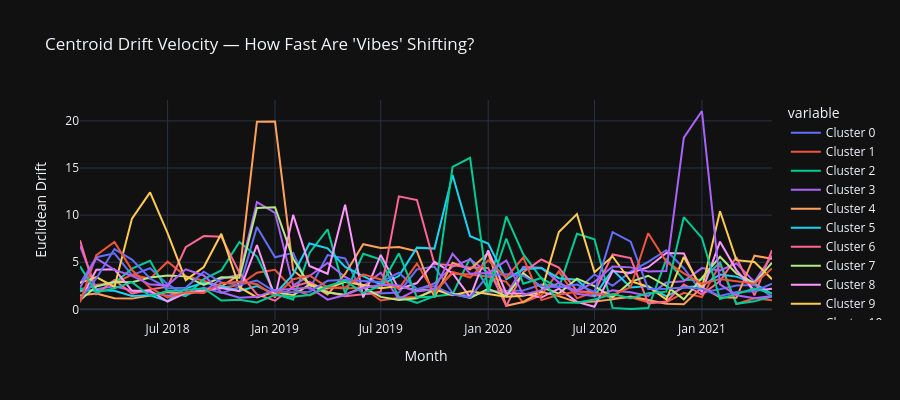

Notebook code for this chart:
### Code cell
# Centroid drift over time — how fast are cluster identities changing?
if timeline.drift_velocities:
    drift_df = pd.DataFrame(timeline.drift_velocities).T
    drift_df.columns = [f"Cluster {i}" for i in range(drift_df.shape[1])]

    fig = px.line(
        drift_df,
        title="Centroid Drift Velocity — How Fast Are 'Vibes' Shifting?",
        labels={"value": "Euclidean Drift", "index": "Month"},
        template="plotly_dark",
        height=400,
    )
    fig.show()

### Figure 1 — Plotly figure (JSON) as saved in the notebook; plotly's stock layout.template omitted (floating-point values rounded to 4 significant figures)
{"data": [{"hovertemplate": "variable=Cluster 0<br>Month=%{x}<br>Euclidean Drift=%{y}<extra></extra>", "legendgroup": "Cluster 0", "line": {"color": "#636efa", "dash": "solid"}, "marker": {"symbol": "circle"}, "mode": "lines", "name": "Cluster 0", "orientation": "v", "showlegend": true, "type": "scatter", "x": ["2018-02", "2018-03", "2018-04", "2018-05", "2018-06", "2018-07", "2018-08", "2018-09", "2018-10", "2018-11", "2018-12", "2019-01", "2019-02", "2019-03", "2019-04", "2019-05", "2019-06", "2019-07", "2019-08", "2019-09", "2019-10", "2019-11", "2019-12", "2020-01", "2020-02", "2020-03", "2020-04", "2020-05", "2020-06", "2020-07", "2020-08", "2020-09", "2020-10", "2020-11", "2020-12", "2021-01", "2021-02", "2021-03", "2021-04", "2021-05"], "xaxis": "x", "y": [2.722, 5.531, 5.949, 3.629, 4.368, 2.679, 1.448, 2.301, 1.748, 2.353, 8.752, 5.532, 6.001, 2.136, 5.762, 5.407, 1.61, 1.717, 1.794, 4.238, 4.536, 1.693, 1.422, 1.89, 1.971, 1.997, 2.632, 2.427, 2.033, 3.708, 2.491, 4.004, 5.041, 6.274, 4.363, 1.792, 2.129, 2.521, 2.597, 1.341], "yaxis": "y"}, {"hovertemplate": "variable=Cluster 1<br>Month=%{x}<br>Euclidean Drift=%{y}<extra></extra>", "legendgroup": "Cluster 1", "line": {"color": "#EF553B", "dash": "solid"}, "marker": {"symbol": "circle"}, "mode": "lines", "name": "Cluster 1", "orientation": "v", "showlegend": true, "type": "scatter", "x": ["2018-02", "2018-03", "2018-04", "2018-05", "2018-06", "2018-07", "2018-08", "2018-09", "2018-10", "2018-11", "2018-12", "2019-01", "2019-02", "2019-03", "2019-04", "2019-05", "2019-06", "2019-07", "2019-08", "2019-09", "2019-10", "2019-11", "2019-12", "2020-01", "2020-02", "2020-03", "2020-04", "2020-05", "2020-06", "2020-07", "2020-08", "2020-09", "2020-10", "2020-11", "2020-12", "2021-01", "2021-02", "2021-03", "2021-04", "2021-05"], "xaxis": "x", "y": [1.891, 2.602, 2.754, 3.684, 3.257, 5.06, 3.528, 3.042, 2.28, 2.587, 3.884, 4.196, 2.128, 1.487, 2.341, 2.21, 2.33, 0.944, 1.243, 1.322, 1.954, 3.819, 3.688, 3.457, 2.924, 0.723, 1.5, 4.036, 1.165, 1.863, 1.174, 1.291, 0.7667, 0.7611, 1.751, 1.295, 4.793, 0.5747, 1.184, 0.9625], "yaxis": "y"}, {"hovertemplate": "variable=Cluster 2<br>Month=%{x}<br>Euclidean Drift=%{y}<extra></extra>", "legendgroup": "Cluster 2", "line": {"color": "#00cc96", "dash": "solid"}, "marker": {"symbol": "circle"}, "mode": "lines", "name": "Cluster 2", "orientation": "v", "showlegend": true, "type": "scatter", "x": ["2018-02", "2018-03", "2018-04", "2018-05", "2018-06", "2018-07", "2018-08", "2018-09", "2018-10", "2018-11", "2018-12", "2019-01", "2019-02", "2019-03", "2019-04", "2019-05", "2019-06", "2019-07", "2019-08", "2019-09", "2019-10", "2019-11", "2019-12", "2020-01", "2020-02", "2020-03", "2020-04", "2020-05", "2020-06", "2020-07", "2020-08", "2020-09", "2020-10", "2020-11", "2020-12", "2021-01", "2021-02", "2021-03", "2021-04", "2021-05"], "xaxis": "x", "y": [2.147, 2.466, 2.798, 4.325, 5.158, 1.864, 1.408, 3.202, 4.129, 7.159, 5.606, 1.616, 1.053, 5.981, 8.499, 1.698, 5.902, 5.281, 1.327, 0.6954, 1.404, 1.603, 5.435, 2.167, 9.865, 5.854, 3.302, 2.274, 8.032, 7.434, 0.1584, 0.03943, 0.1332, 5.312, 3.13, 3.178, 4.975, 0.5864, 0.8512, 1.379], "yaxis": "y"}, {"hovertemplate": "variable=Cluster 3<br>Month=%{x}<br>Euclidean Drift=%{y}<extra></extra>", "legendgroup": "Cluster 3", "line": {"color": "#ab63fa", "dash": "solid"}, "marker": {"symbol": "circle"}, "mode": "lines", "name": "Cluster 3", "orientation": "v", "showlegend": true, "type": "scatter", "x": ["2018-02", "2018-03", "2018-04", "2018-05", "2018-06", "2018-07", "2018-08", "2018-09", "2018-10", "2018-11", "2018-12", "2019-01", "2019-02", "2019-03", "2019-04", "2019-05", "2019-06", "2019-07", "2019-08", "2019-09", "2019-10", "2019-11", "2019-12", "2020-01", "2020-02", "2020-03", "2020-04", "2020-05", "2020-06", "2020-07", "2020-08", "2020-09", "2020-10", "2020-11", "2020-12", "2021-01", "2021-02", "2021-03", "2021-04", "2021-05"], "xaxis": "x", "y": [6.757, 2.146, 2.448, 2.003, 1.79, 1.457, 1.791, 1.869, 3.252, 3.673, 11.38, 10.24, 2.55, 3.547, 4.918, 3.435, 2.454, 3.901, 1.102, 2.092, 2.755, 4.549, 5.304, 3.882, 1.532, 4.51, 4.411, 2.863, 1.65, 1.393, 2.015, 1.81, 1.417, 2.849, 2.992, 4.382, 4.133, 4.886, 2.913, 5.7], "yaxis": "y"}, {"hovertemplate": "variable=Cluster 4<br>Month=%{x}<br>Euclidean Drift=%{y}<extra></extra>", "legendgroup": "Cluster 4", "line": {"color": "#FFA15A", "dash": "solid"}, "marker": {"symbol": "circle"}, "mode": "lines", "name": "Cluster 4", "orientation": "v", "showlegend": true, "type": "scatter", "x": ["2018-02", "2018-03", "2018-04", "2018-05", "2018-06", "2018-07", "2018-08", "2018-09", "2018-10", "2018-11", "2018-12", "2019-01", "2019-02", "2019-03", "2019-04", "2019-05", "2019-06", "2019-07", "2019-08", "2019-09", "2019-10", "2019-11", "2019-12", "2020-01", "2020-02", "2020-03", "2020-04", "2020-05", "2020-06", "2020-07", "2020-08", "2020-09", "2020-10", "2020-11", "2020-12", "2021-01", "2021-02", "2021-03", "2021-04", "2021-05"], "xaxis": "x", "y": [1.478, 1.676, 1.178, 1.141, 1.462, 1.842, 1.68, 1.941, 2.423, 3.687, 19.91, 19.92, 4.152, 2.732, 1.587, 3.751, 6.914, 6.525, 6.627, 6.153, 1.278, 4.945, 4.248, 5.965, 0.3839, 0.7877, 1.864, 1.406, 0.7517, 0.8396, 1.06, 1.353, 0.9936, 0.6068, 0.5498, 2.333, 1.298, 1.225, 5.693, 5.365], "yaxis": "y"}, {"hovertemplate": "variable=Cluster 5<br>Month=%{x}<br>Euclidean Drift=%{y}<extra></extra>", "legendgroup": "Cluster 5", "line": {"color": "#19d3f3", "dash": "solid"}, "marker": {"symbol": "circle"}, "mode": "lines", "name": "Cluster 5", "orientation": "v", "showlegend": true, "type": "scatter", "x": ["2018-02", "2018-03", "2018-04", "2018-05", "2018-06", "2018-07", "2018-08", "2018-09", "2018-10", "2018-11", "2018-12", "2019-01", "2019-02", "2019-03", "2019-04", "2019-05", "2019-06", "2019-07", "2019-08", "2019-09", "2019-10", "2019-11", "2019-12", "2020-01", "2020-02", "2020-03", "2020-04", "2020-05", "2020-06", "2020-07", "2020-08", "2020-09", "2020-10", "2020-11", "2020-12", "2021-01", "2021-02", "2021-03", "2021-04", "2021-05"], "xaxis": "x", "y": [1.975, 2.032, 1.985, 1.419, 1.495, 0.8681, 2.233, 2.821, 2.475, 1.951, 2.481, 1.63, 3.72, 6.99, 6.478, 4.496, 3.533, 2.615, 3.532, 6.552, 6.45, 14.26, 7.761, 6.99, 3.194, 4.269, 4.386, 3.309, 3.151, 1.434, 4.209, 2.322, 2.474, 1.368, 2.352, 2.468, 3.708, 3.476, 2.763, 1.646], "yaxis": "y"}, {"hovertemplate": "variable=Cluster 6<br>Month=%{x}<br>Euclidean Drift=%{y}<extra></extra>", "legendgroup": "Cluster 6", "line": {"color": "#FF6692", "dash": "solid"}, "marker": {"symbol": "circle"}, "mode": "lines", "name": "Cluster 6", "orientation": "v", "showlegend": true, "type": "scatter", "x": ["2018-02", "2018-03", "2018-04", "2018-05", "2018-06", "2018-07", "2018-08", "2018-09", "2018-10", "2018-11", "2018-12", "2019-01", "2019-02", "2019-03", "2019-04", "2019-05", "2019-06", "2019-07", "2019-08", "2019-09", "2019-10", "2019-11", "2019-12", "2020-01", "2020-02", "2020-03", "2020-04", "2020-05", "2020-06", "2020-07", "2020-08", "2020-09", "2020-10", "2020-11", "2020-12", "2021-01", "2021-02", "2021-03", "2021-04", "2021-05"], "xaxis": "x", "y": [7.324, 1.617, 3.116, 1.675, 2.103, 2.405, 6.595, 7.776, 7.704, 3.879, 1.589, 0.9159, 2.391, 2.929, 1.871, 1.382, 1.597, 1.88, 11.99, 11.6, 4.818, 4.68, 4.43, 4.387, 0.3617, 3.937, 5.29, 4.431, 1.934, 1.812, 5.831, 5.448, 0.6357, 0.8293, 2.642, 1.572, 3.006, 5.525, 1.481, 6.28], "yaxis": "y"}, {"hovertemplate": "variable=Cluster 7<br>Month=%{x}<br>Euclidean Drift=%{y}<extra></extra>", "legendgroup": "Cluster 7", "line": {"color": "#B6E880", "dash": "solid"}, "marker": {"symbol": "circle"}, "mode": "lines", "name": "Cluster 7", "orientation": "v", "showlegend": true, "type": "scatter", "x": ["2018-02", "2018-03", "2018-04", "2018-05", "2018-06", "2018-07", "2018-08", "2018-09", "2018-10", "2018-11", "2018-12", "2019-01", "2019-02", "2019-03", "2019-04", "2019-05", "2019-06", "2019-07", "2019-08", "2019-09", "2019-10", "2019-11", "2019-12", "2020-01", "2020-02", "2020-03", "2020-04", "2020-05", "2020-06", "2020-07", "2020-08", "2020-09", "2020-10", "2020-11", "2020-12", "2021-01", "2021-02", "2021-03", "2021-04", "2021-05"], "xaxis": "x", "y": [0.959, 2.449, 2.927, 2.887, 3.387, 3.582, 3.502, 2.585, 3.399, 3.347, 10.75, 10.83, 5.378, 2.596, 1.794, 1.56, 2.373, 1.324, 1.001, 1.184, 2.135, 1.695, 1.216, 2.185, 1.408, 3.849, 2.371, 1.677, 3.257, 2.476, 1.272, 2.917, 3.568, 2.489, 1.057, 3.336, 5.577, 3.804, 2.786, 4.946], "yaxis": "y"}, {"hovertemplate": "variable=Cluster 8<br>Month=%{x}<br>Euclidean Drift=%{y}<extra></extra>", "legendgroup": "Cluster 8", "line": {"color": "#FF97FF", "dash": "solid"}, "marker": {"symbol": "circle"}, "mode": "lines", "name": "Cluster 8", "orientation": "v", "showlegend": true, "type": "scatter", "x": ["2018-02", "2018-03", "2018-04", "2018-05", "2018-06", "2018-07", "2018-08", "2018-09", "2018-10", "2018-11", "2018-12", "2019-01", "2019-02", "2019-03", "2019-04", "2019-05", "2019-06", "2019-07", "2019-08", "2019-09", "2019-10", "2019-11", "2019-12", "2020-01", "2020-02", "2020-03", "2020-04", "2020-05", "2020-06", "2020-07", "2020-08", "2020-09", "2020-10", "2020-11", "2020-12", "2021-01", "2021-02", "2021-03", "2021-04", "2021-05"], "xaxis": "x", "y": [0.9753, 4.211, 4.245, 1.973, 1.974, 0.8216, 1.766, 1.983, 2.263, 1.927, 6.827, 1.251, 10.03, 4.609, 3.776, 11.11, 1.262, 5.783, 2.15, 2.794, 5.042, 3.845, 1.295, 6.271, 1.696, 1.691, 1.255, 2.203, 0.7986, 0.273, 4.063, 3.858, 4.472, 5.981, 5.936, 1.883, 7.187, 4.165, 1.989, 2.198], "yaxis": "y"}, {"hovertemplate": "variable=Cluster 9<br>Month=%{x}<br>Euclidean Drift=%{y}<extra></extra>", "legendgroup": "Cluster 9", "line": {"color": "#FECB52", "dash": "solid"}, "marker": {"symbol": "circle"}, "mode": "lines", "name": "Cluster 9", "orientation": "v", "showlegend": true, "type": "scatter", "x": ["2018-02", "2018-03", "2018-04", "2018-05", "2018-06", "2018-07", "2018-08", "2018-09", "2018-10", "2018-11", "2018-12", "2019-01", "2019-02", "2019-03", "2019-04", "2019-05", "2019-06", "2019-07", "2019-08", "2019-09", "2019-10", "2019-11", "2019-12", "2020-01", "2020-02", "2020-03", "2020-04", "2020-05", "2020-06", "2020-07", "2020-08", "2020-09", "2020-10", "2020-11", "2020-12", "2021-01", "2021-02", "2021-03", "2021-04", "2021-05"], "xaxis": "x", "y": [2.831, 3.433, 2.384, 9.63, 12.41, 8.097, 3.098, 4.487, 8.019, 2.351, 1.264, 1.88, 1.511, 2.621, 2.215, 2.915, 2.578, 2.247, 2.466, 2.014, 2.108, 1.506, 1.925, 1.637, 1.334, 1.435, 1.853, 8.203, 10.11, 3.941, 5.625, 2.985, 2.409, 1.053, 5.563, 2.228, 10.41, 5.224, 5.023, 3.2], "yaxis": "y"}, {"hovertemplate": "variable=Cluster 10<br>Month=%{x}<br>Euclidean Drift=%{y}<extra></extra>", "legendgroup": "Cluster 10", "line": {"color": "#636efa", "dash": "solid"}, "marker": {"symbol": "circle"}, "mode": "lines", "name": "Cluster 10", "orientation": "v", "showlegend": true, "type": "scatter", "x": ["2018-02", "2018-03", "2018-04", "2018-05", "2018-06", "2018-07", "2018-08", "2018-09", "2018-10", "2018-11", "2018-12", "2019-01", "2019-02", "2019-03", "2019-04", "2019-05", "2019-06", "2019-07", "2019-08", "2019-09", "2019-10", "2019-11", "2019-12", "2020-01", "2020-02", "2020-03", "2020-04", "2020-05", "2020-06", "2020-07", "2020-08", "2020-09", "2020-10", "2020-11", "2020-12", "2021-01", "2021-02", "2021-03", "2021-04", "2021-05"], "xaxis": "x", "y": [1.026, 3.281, 6.399, 5.284, 3.279, 2.244, 2.292, 4.005, 2.851, 2.603, 3.068, 1.86, 1.805, 1.88, 3.03, 3.132, 3.022, 2.896, 3.886, 2.151, 2.467, 1.566, 1.273, 3.652, 3.72, 3.568, 2.452, 2.353, 2.626, 1.861, 8.185, 7.181, 2.167, 2.186, 2.321, 2.199, 1.416, 1.834, 1.933, 2.731], "yaxis": "y"}, {"hovertemplate": "variable=Cluster 11<br>Month=%{x}<br>Euclidean Drift=%{y}<extra></extra>", "legendgroup": "Cluster 11", "line": {"color": "#EF553B", "dash": "solid"}, "marker": {"symbol": "circle"}, "mode": "lines", "name": "Cluster 11", "orientation": "v", "showlegend": true, "type": "scatter", "x": ["2018-02", "2018-03", "2018-04", "2018-05", "2018-06", "2018-07", "2018-08", "2018-09", "2018-10", "2018-11", "2018-12", "2019-01", "2019-02", "2019-03", "2019-04", "2019-05", "2019-06", "2019-07", "2019-08", "2019-09", "2019-10", "2019-11", "2019-12", "2020-01", "2020-02", "2020-03", "2020-04", "2020-05", "2020-06", "2020-07", "2020-08", "2020-09", "2020-10", "2020-11", "2020-12", "2021-01", "2021-02", "2021-03", "2021-04", "2021-05"], "xaxis": "x", "y": [0.7488, 5.758, 7.159, 4.178, 2.293, 1.271, 1.812, 1.75, 2.77, 2.922, 2.658, 1.406, 3.198, 3.594, 2.328, 2.321, 3.723, 3.176, 2.197, 4.862, 1.733, 3.965, 3.378, 5.21, 3.362, 5.517, 0.9807, 1.551, 1.901, 1.657, 1.536, 2.368, 8.086, 5.06, 3.827, 2.702, 3.215, 3.015, 2.716, 4.348], "yaxis": "y"}, {"hovertemplate": "variable=Cluster 12<br>Month=%{x}<br>Euclidean Drift=%{y}<extra></extra>", "legendgroup": "Cluster 12", "line": {"color": "#00cc96", "dash": "solid"}, "marker": {"symbol": "circle"}, "mode": "lines", "name": "Cluster 12", "orientation": "v", "showlegend": true, "type": "scatter", "x": ["2018-02", "2018-03", "2018-04", "2018-05", "2018-06", "2018-07", "2018-08", "2018-09", "2018-10", "2018-11", "2018-12", "2019-01", "2019-02", "2019-03", "2019-04", "2019-05", "2019-06", "2019-07", "2019-08", "2019-09", "2019-10", "2019-11", "2019-12", "2020-01", "2020-02", "2020-03", "2020-04", "2020-05", "2020-06", "2020-07", "2020-08", "2020-09", "2020-10", "2020-11", "2020-12", "2021-01", "2021-02", "2021-03", "2021-04", "2021-05"], "xaxis": "x", "y": [4.568, 1.814, 2.228, 2.895, 1.417, 1.939, 2.058, 2.241, 0.9363, 1.025, 0.7262, 1.532, 1.335, 1.528, 2.455, 3.044, 1.719, 2.535, 5.937, 1.271, 1.353, 15.12, 16.09, 1.829, 7.521, 2.718, 3.325, 0.7193, 0.7125, 1.053, 1.637, 1.184, 1.711, 1.881, 9.779, 7.585, 1.102, 1.623, 2.222, 1.717], "yaxis": "y"}, {"hovertemplate": "variable=Cluster 13<br>Month=%{x}<br>Euclidean Drift=%{y}<extra></extra>", "legendgroup": "Cluster 13", "line": {"color": "#ab63fa", "dash": "solid"}, "marker": {"symbol": "circle"}, "mode": "lines", "name": "Cluster 13", "orientation": "v", "showlegend": true, "type": "scatter", "x": ["2018-02", "2018-03", "2018-04", "2018-05", "2018-06", "2018-07", "2018-08", "2018-09", "2018-10", "2018-11", "2018-12", "2019-01", "2019-02", "2019-03", "2019-04", "2019-05", "2019-06", "2019-07", "2019-08", "2019-09", "2019-10", "2019-11", "2019-12", "2020-01", "2020-02", "2020-03", "2020-04", "2020-05", "2020-06", "2020-07", "2020-08", "2020-09", "2020-10", "2020-11", "2020-12", "2021-01", "2021-02", "2021-03", "2021-04", "2021-05"], "xaxis": "x", "y": [2.3, 5.397, 4.182, 3.562, 2.627, 2.546, 4.248, 3.598, 1.811, 1.238, 1.329, 2.049, 2.15, 2.319, 1.027, 1.529, 2.277, 2.617, 2.523, 1.897, 2.14, 5.892, 3.792, 3.849, 5.198, 1.543, 2.042, 2.785, 1.908, 2.923, 4.554, 4.457, 4.023, 4.062, 18.22, 21.05, 2.645, 1.503, 1.188, 1.425], "yaxis": "y"}], "layout": {"height": 400, "legend": {"title": {"text": "variable"}, "tracegroupgap": 0}, "title": {"text": "Centroid Drift Velocity — How Fast Are 'Vibes' Shifting?"}, "xaxis": {"anchor": "y", "domain": [0, 1], "title": {"text": "Month"}}, "yaxis": {"anchor": "x", "domain": [0, 1], "title": {"text": "Euclidean Drift"}}}}
